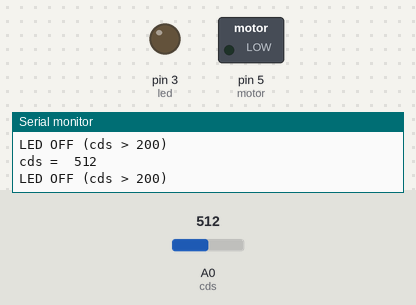
The sketch below on a simulated Arduino Uno, built with avr-gcc and run on an emulated ATmega328P. Parts: switched loads named in the sketch (green lamp = pin HIGH), output pins drawn as LEDs (lit = HIGH), the last lines printed to the serial monitor. Inputs (shaded band) come from the test bench; at power-on: A0 (cds) = 512.

Above: at 1.2 s.
1.3 s: A0 (cds) set to 215
2.8 s: A0 (cds) set to 186
At 3.8 s:
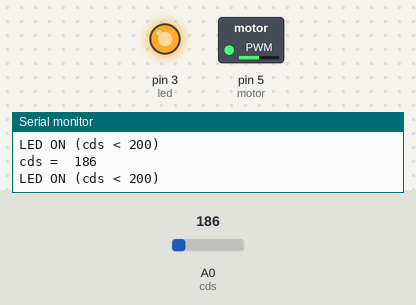
4.3 s: A0 (cds) set to 210
At 4.9 s:
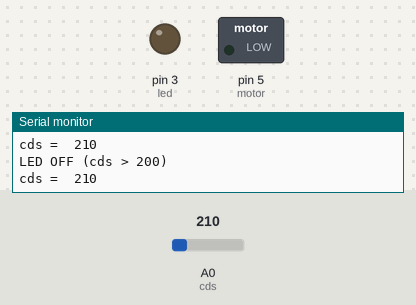
7.3 s: A0 (cds) set to 0
At 7.8 s:
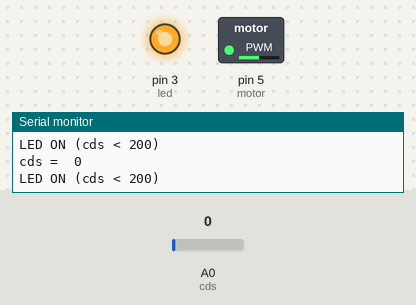
8.8 s: A0 (cds) set to 1023
At 10.2 s:
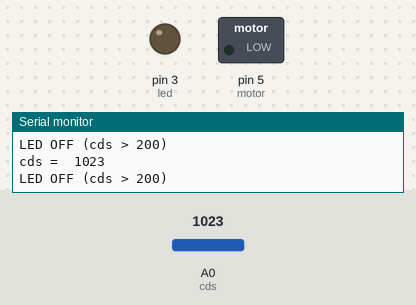
Timing chart, 0 to 11.3 s (numbered marks = the images above; inputs shaded):
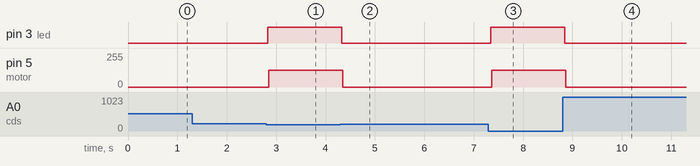

Measured:
- the behaviour switches between 201 and 200 on A0 (cds) (found by bisection; images 0 and 1)
- after the input at 2.8 s, pin 3 (led): LOW → HIGH at once; pin 5 (motor): 0/255 → 127/255 after 0.05 s
- after the input at 4.3 s, pin 3 (led): HIGH → LOW at once; pin 5 (motor): 127/255 → 0/255 after 0.05 s
- after the input at 7.3 s, pin 3 (led): LOW → HIGH at once; pin 5 (motor): 0/255 → 127/255 after 0.06 s
- after the input at 8.8 s, pin 3 (led): HIGH → LOW at once; pin 5 (motor): 127/255 → 0/255 after 0.07 s

The sketch:

1week.ino
```cpp
/*
  제목 : 1week
  내용 : 조도센서가 빛을 받으면 LED ON&DC 모터 회전 & 조도센서를 손으로 가려 어둡게 만들면 LED OFF&DC 모터 STOP
*/


int cds = A0; // 조도센서를 A0핀으로 선언
int led = 3; // LED를 3번핀으로 선언
int motor = 5; // DC 모터를 5번핀으로 선언

// DC 모터의 회전 속도를 정의
// 디지털 핀으로 0~255 범위의 값으로 DC 모터의 속도를 제어
// 사용된 127이란 값은, 디지털 핀으로 출력 할 수 있는 최대값 255의 절반에 해당되므로, DC 모터가 5V 전류로 낼 수 있는 최대 회전 속도의 절반으로 해석
// 이는 디지털로 아날로그 신호를 보내는 펄스 폭 모듈레이션(PWM)에서 duty-cycle이 50%인 것으로 설정
int speed = 127;

void setup()
{
  Serial.begin(9600); // 조도센서의 동작 상태를 확인하기 위하여 시리얼 통신을 설정 (전송속도 9600bps)
  pinMode(led, OUTPUT); // LED핀을 OUTPUT으로 설정
}

void loop()
{
  int cdsValue = analogRead(cds); // 조도센서로부터 측정된 밝기 값을 읽어 cdsValue라는 변수에 저장

  // 측정된 밝기 값을 시리얼 모니터에 출력
  Serial.print("cds =  ");
  Serial.println(cdsValue);

  // 조도센서로부터 측정된 밝기 값이 200보다 크다면(어둡다면), 아래의 블록을 실행
  if (cdsValue > 200)
  {
    digitalWrite(led, LOW); // LED OFF
    Serial.println("LED OFF (cds > 200)"); // 시리얼 모니터에 LED OFF (cds > 200) 출력
    analogWrite(motor, 0); // duty-cycle을 0%로 설정하여 DC 모터 STOP
  }

  // 조도센서로부터 측정된 밝기 값이 200보다 작다면(빛을 받는다면), 아래의 블록을 실행
  else
  {
    digitalWrite(led, HIGH); // LED ON
    Serial.println("LED ON (cds < 200)"); // 시리얼 모니터에 LED ON (cds < 200) 출력
    analogWrite(motor, speed); // 지정된 speed로 DC 모터 회전
  }
}
```
